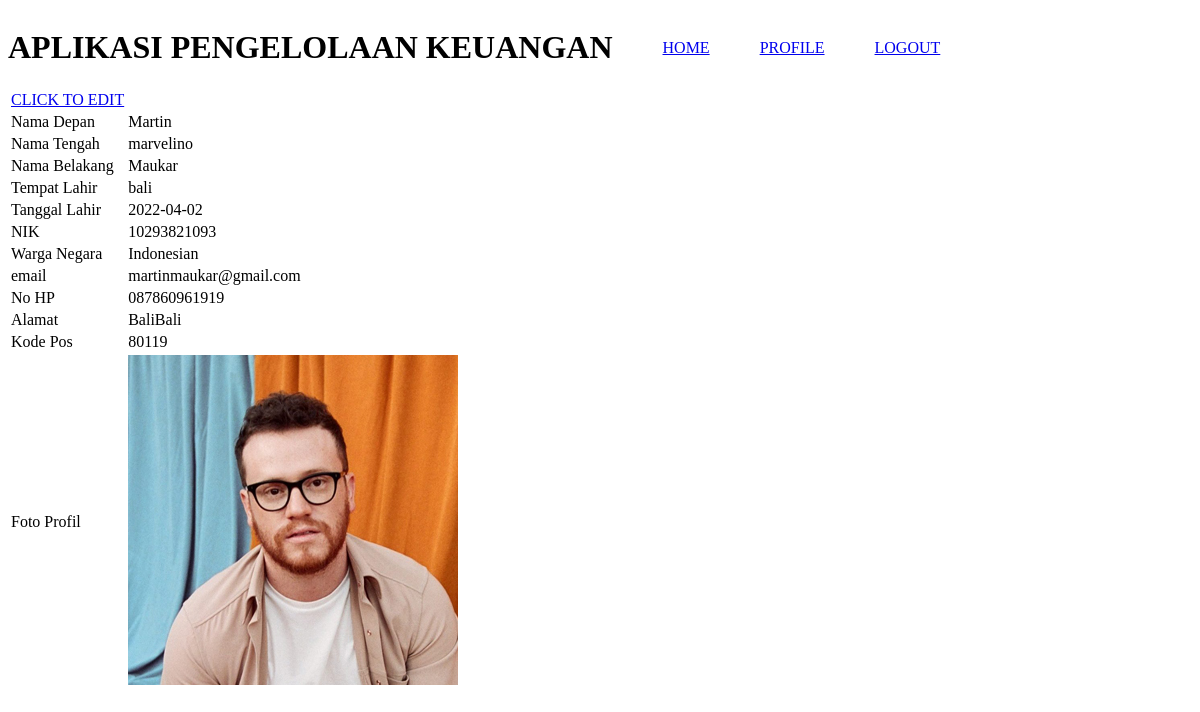
Screenshot of /SL2/profile.php (signed in) with the database file from the repository.
### tables this page shows
CREATE TABLE `profile` (
  `namaDepan` varchar(20) NOT NULL,
  `namaTengah` varchar(20) NOT NULL,
  `namaBelakang` varchar(20) NOT NULL,
  `tempatLahir` varchar(50) NOT NULL,
  `tanggalLahir` date NOT NULL,
  `NIK` varchar(20) NOT NULL,
  `wargaNegara` varchar(20) NOT NULL,
  `email` varchar(50) NOT NULL,
  `noHP` varchar(30) NOT NULL,
  `alamat` varchar(100) NOT NULL,
  `kodePOS` int(5) NOT NULL,
  `fotoProfil` varchar(100) NOT NULL,
  `username` varchar(50) NOT NULL,
  `password1` varchar(50) NOT NULL
);

### SL2/profile.php (the view, shortened to what this page needs)
<?php
    include("config.php");
    $userNow = $_SESSION['username'];
    $str_query = "select*from profile where username='$userNow'";
    $query = mysqli_query($connection,$str_query);
    $data = mysqli_fetch_array($query);
?>
<!DOCTYPE html>
<html lang="en">
<head>
    <link rel="stylesheet" href="index.css">
</head>
<body>
<div class="navbar">
        <div class="logo">
            <h1>APLIKASI PENGELOLAAN KEUANGAN</h1>
        </div>
        <div class="links">
            <a href="home.php" >HOME</a>
            <a href="profile.php">PROFILE</a>
            <a href="login.php">LOGOUT</a>
        </div>
</div>
<table>
    <tr>
        <td><a href="edit.php">CLICK TO EDIT</a> </td>
    </tr>
    <tr>
        <td>Nama Depan </td>
        <td>
        <?php
            echo $data['namaDepan'];
        ?>
        </td>
    </tr>
    <tr>
        <td>Nama Tengah</td>
        <td>
        <?php
            echo $data['namaTengah'];
        ?>
        </td>
    </tr>
    <tr>
        <td>Nama Belakang</td>
        <td>
        <?php
            echo $data['namaBelakang'];
        ?>
        </td>
    </tr>
    <tr>
        <td>Tempat Lahir</td>
        <td>
        <?php
            echo $data['tempatLahir'];
        ?>
        </td>
    </tr>
    <tr>
        <td>Tanggal Lahir</td>
        <td>
        <?php
            echo $data['tanggalLahir'];
        ?>
        </td>
    </tr>
    <tr>
        <td>NIK</td>
        <td>
        <?php
            echo $data['NIK'];
        ?>
        </td>
    </tr>
    <tr>
        <td>Warga Negara</td>
        <td>
        <?php
            echo $data['wargaNegara'];
        ?>
        </td>
    </tr>
    <tr>
        <td>email</td>
        <td>
        <?php
            echo $data['email'];
        ?>
        </td>
    </tr>
    <tr>
        <td>No HP</td>
        <td>
        <?php
            echo $data['noHP'];
        ?>
        </td>
    </tr>
    <tr>
        <td>Alamat</td>
        <td>
        <?php
            echo $data['alamat'];
        ?>
        </td>
    </tr>
    <tr>
        <td>Kode Pos</td>
        <td>
        <?php
            echo $data['kodePOS'];
        ?>
        </td>
    </tr>
    <tr>
        <td>Foto Profil</td>
        <td>
        <img src="<?php echo $data['fotoProfil']?>">
        </td>
    </tr>
    </table>
</body>
</html>

### SL2/index.css (style rules this page uses)
.navbar { display: flex; flex-direction: row; justify-content:left; align-items:center; }
.links { display: flex; flex-direction: row; justify-content:right; align-items: center; }
.links a { margin-left: 50px; }

### rows the page displays
profile: namaDepan "Martin", namaTengah "marvelino", namaBelakang "Maukar", tempatLahir "bali", tanggalLahir "2022-04-02", NIK "10293821093", wargaNegara "Indonesian", email "martinmaukar@gmail.com", noHP "087860961919", alamat "BaliBali", kodePOS "80119", fotoProfil (picture)
